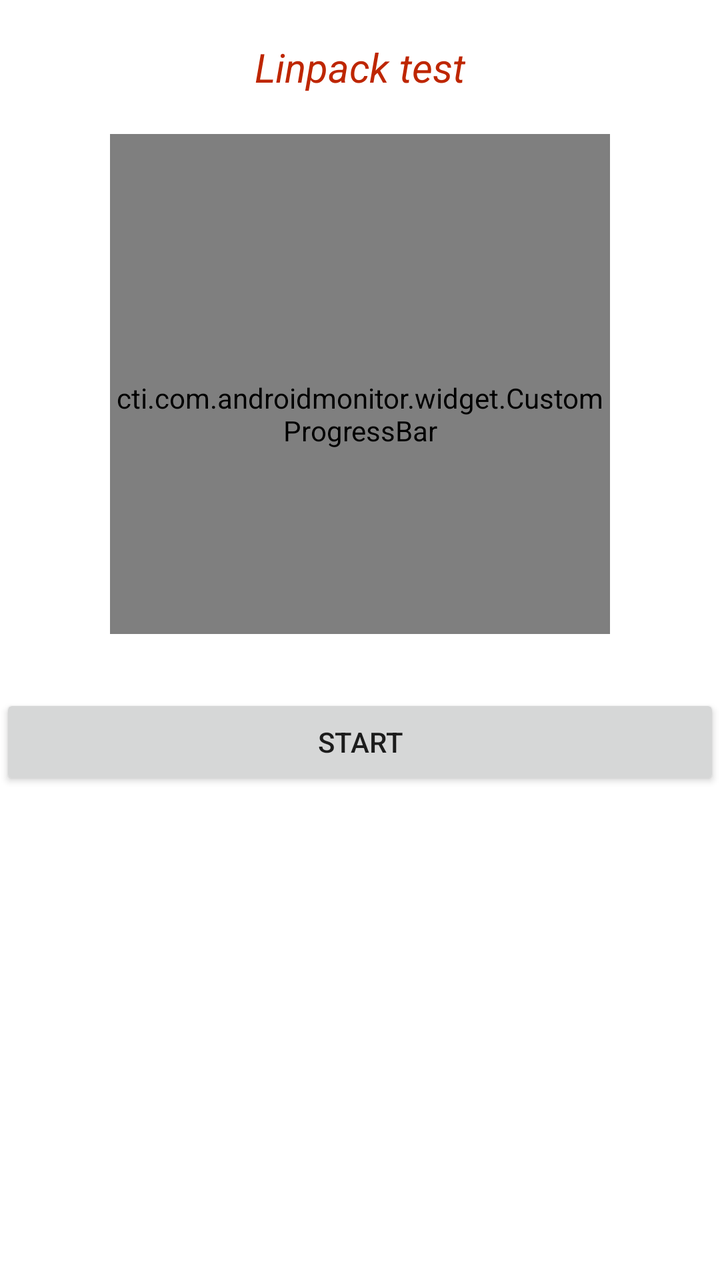
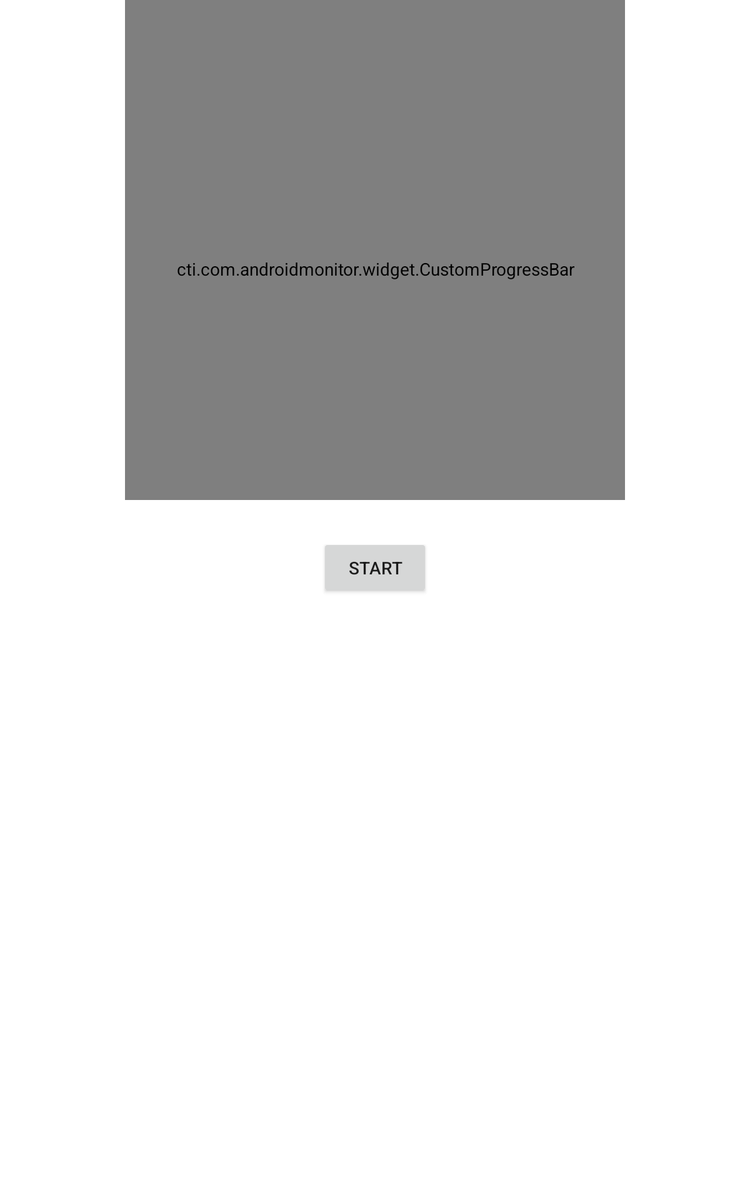

Compare how this app lays out the same screen by default and in its alternative resource folder. The renders come first, then the two layout files and the values they reference.
<!-- AndroidManifest.xml: application theme AppTheme -->
<!-- res/layout/linpack_fragment.xml -->
<?xml version="1.0" encoding="utf-8"?>
<LinearLayout xmlns:android="http://schemas.android.com/apk/res/android"
    xmlns:custom="http://schemas.android.com/apk/res-auto"
    android:background="@color/white"
    android:orientation="vertical" android:layout_width="match_parent"
    android:layout_height="match_parent">


    <TextView
        android:text="Linpack test"
        android:layout_width="wrap_content"
        android:layout_height="wrap_content"
        android:layout_gravity="center_horizontal"
        android:textColor="@color/darkOrange"
        android:padding="20dp"
        android:textSize="20dp"
        android:textStyle="italic"
        android:id="@+id/textView" />

    <cti.com.androidmonitor.widget.CustomProgressBar
        android:paddingTop="30dp"
        android:layout_width="250dp"
        android:layout_height="250dp"
        custom:colorBar_progress="@color/colorPrimary"
        custom:colorBar="@color/lightGray"
        custom:colorBar_text="@color/darkOrange"
        custom:smallText="MFlops"
        android:layout_gravity="center_horizontal"
        android:id="@+id/customProgressBar"
        />

    <Button
        android:layout_width="match_parent"
        android:layout_height="wrap_content"
        android:text="Start"
        android:id="@+id/startTest_button"
        android:layout_marginTop="30dp"
        android:layout_gravity="center_horizontal" />
</LinearLayout>
<!-- resources referenced by this layout -->
<resources>
  <color name="colorPrimary">#FF9800</color>
  <color name="darkOrange">#be2600</color>
  <color name="lightGray">#dadada</color>
  <color name="white">#FFF</color>
  <style name="AppTheme" parent="Theme.AppCompat.Light.NoActionBar">
          
          <item name="colorPrimary">@color/colorPrimary</item>
          <item name="colorPrimaryDark">@color/colorPrimaryDark</item>
          <item name="colorAccent">@color/colorAccent</item>
      </style>
  <color name="colorPrimaryDark">#EF6C00</color>
  <color name="colorAccent">#FF4081</color>
</resources>
<!-- res/layout-large/linpack_fragment.xml (the author's variant of the layout above) -->
<!-- drawn on a 7-inch tablet held upright -->
<?xml version="1.0" encoding="utf-8"?>
<LinearLayout xmlns:android="http://schemas.android.com/apk/res/android"
    xmlns:custom="http://schemas.android.com/apk/res-auto"
    android:background="@color/white"
    android:orientation="vertical" android:layout_width="match_parent"
    android:layout_height="match_parent">

    <cti.com.androidmonitor.widget.CustomProgressBar
        android:paddingTop="30dp"
        android:layout_width="400dp"
        android:layout_height="400dp"
        custom:colorBar_progress="@color/colorPrimary"
        custom:colorBar="@color/lightGray"
        custom:colorBar_text="@color/darkOrange"
        custom:smallText="MFlops"
        android:layout_gravity="center_horizontal"
        android:id="@+id/customProgressBar"
        />

    <Button
        android:layout_width="wrap_content"
        android:layout_height="wrap_content"
        android:text="Start"
        android:id="@+id/startTest_button"
        android:layout_marginTop="30dp"
        android:layout_gravity="center_horizontal" />
</LinearLayout>
